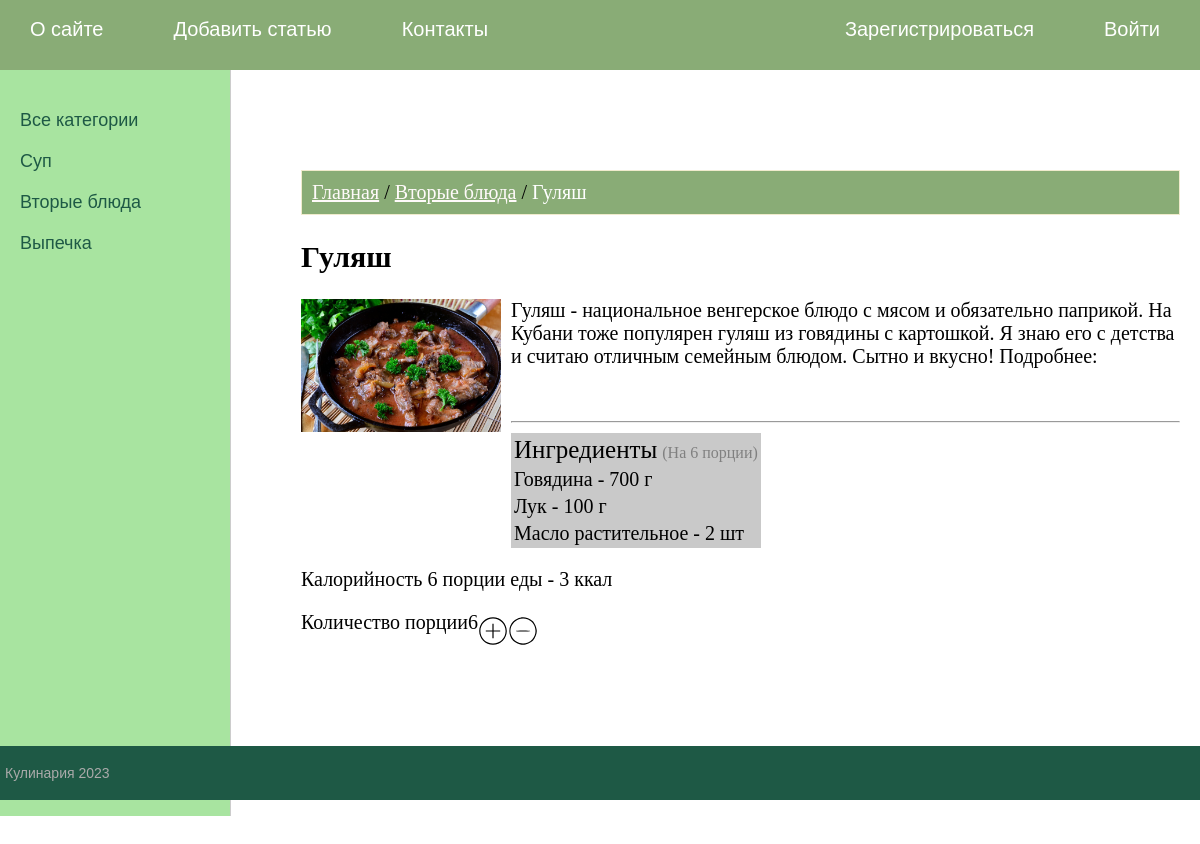
Screenshot of /post/7/ with the database file from the repository.
### foods/models.py (models this page shows, shortened)
class TimedModel(models.Model):
    time_create = models.DateTimeField(auto_now_add=True)
    time_update = models.DateTimeField(auto_now=True)
    class Meta:
        abstract = True

class Category(TimedModel):
    name = models.CharField(max_length=100, db_index=True)
    class Meta:
        db_table = "categories"
        verbose_name = "Categorie"

class Foods(TimedModel):
    title = models.CharField(max_length=255)
    content = models.TextField(blank=True)
    call = models.TextField(blank=True)
    photo = models.ImageField(upload_to="photos/%Y/%m/%d/")
    is_published = models.BooleanField(default=True)
    cat = models.ForeignKey(Category, on_delete=models.PROTECT, null=True)
    portions = models.PositiveSmallIntegerField(verbose_name="Порции", null=True)
    calories = models.PositiveIntegerField(null=True)
    class Meta:
        db_table = "foods"
        ordering = ["title"]
        verbose_name = "Food"

class FoodIngredients(TimedModel):
    mass = models.PositiveIntegerField(null=False)
    amount = models.PositiveIntegerField(null=False)
    ingredient = models.ForeignKey(Ingredients, on_delete=models.CASCADE)
    food = models.ForeignKey(Foods, on_delete=models.CASCADE)
    class Meta:
        db_table = "food_ingredients"
        verbose_name = "FoodIngredient"

class Ingredients(TimedModel):
    name = models.CharField(null=False, max_length=128, primary_key=True)
    price = models.PositiveIntegerField(null=False)
    calories = models.PositiveIntegerField(null=True)
    class Meta:
        db_table = "ingredients"
        verbose_name = "Ingredient"

### foods/views.py (the view)
# urls.py: path('post/<int:post_id>/', show_post, name='post'),
def show_post(request, post_id: int):
    food = get_object_or_404(Foods, pk=post_id)
    ingredients = FoodIngredients.objects.filter(food__id=food.pk)
    cats = Category.objects.all()
    calories = 0
    for ing in ingredients:
        calories += ing.ingredient.calories
    context = {'food': food, 'ingredients': ingredients, 'category': food.cat, 'calories': calories, 'cats': cats}
    return render(request, 'foods/food.html', context=context)

### templates/foods/food.html (shortened to what this page needs)
{% extends 'base.html' %}
{% block content %}
<div>
    <div class="map">
        <a href="{% url 'home' %}" style="text-decoration-line: underline">Главная</a>
         /
        <a href="{% url 'category' category.pk %}" style="text-decoration-line: underline">{{ category.name }}</a>
         /
        <span style="color: white">{{ food.title }}</span>
    </div>
    <div class="short-description">
        <h2>{{ food.title }}</h2>
        <img src="/media/{{ food.photo }}" alt="Nothing" width="200px" height="200px" class="img-article-left">
        <p>{{ food.content }}</p>
    </div>
    <br>
    <hr>
    <table class="ingredients" style="background-color: #c9c9c9">
        <tbody>
        <tr>
            <td>
                <span style="font-size: 125%">Ингредиенты</span>
                <span style="color: gray; font-size: 80%">(На {{ food.portions }} порции)</span>
            </td>
        </tr>
        {% for ing in ingredients %}
        <tr>
            <td>
                {% if ing.mass %}
                <div>{{ ing.ingredient.name }} - <span class="product-counter">{{ ing.mass }}</span> г</div>
                {% else %}
                <div>{{ ing.ingredient.name }} - <span class="product-counter">{{ ing.amount }}</span> шт</div>
                {% endif %}
            </td>
        </tr>
        {% endfor %}
        </tbody>
    </table>
    <p> Калорийность {{ food.portions }} порции еды - {{ calories }} ккал</p>
    <div class="portions" >
        <span>Количество порции </span>
        <span class="yield-value">{{ food.portions }}</span>
        <span class="portions-adder">
            <button type="button" data-add-portion="1">
            </button>
            <button type="button" data-add-portion="-1">
            </button>
        </span>
    </div>
    {% load static %}
</div>
{% endblock %}

### templates/base.html (shortened to what this page needs)
{% load static %}
<!DOCTYPE html>
<html>
<head>
	<link type="text/css" href="{% static 'foods/css/style.css' %}" rel="stylesheet" />
</head>
<body>
<table class="table-page" border=0 cellpadding="0" cellspacing="0">
<tr><td valign=top>
{% block mainmenu %}
		<div class="header">
			<ul id="mainmenu" class="mainmenu">
				<li><a href="{% url 'about' %}">О сайте</a></li>
				<li><a href="{% url 'add_page' %}">Добавить статью</a></li>
				<li><a href="{% url 'contact' %}">Контакты</a></li>
				{% if not user.is_authenticated %}
				<li class="last"><a href="{% url 'login' %}">Войти</a></li>
				<li class="last"><a href="{% url 'signup' %}">Зарегистрироваться</a></li>
				{% else %}
				<li class="last">{{ user.username }}</li>
				<li class="last"><a href="{% url 'logout' %}">Выйти</a></li>
				{% endif %}
			</ul>
		</div>
{% endblock mainmenu %}
<table class="table-content" border=0 cellpadding="0" cellspacing="0">
{% block left_sidebar %}
	<tr>
	<td valign="top" class="left-chapters">
	<ul id="leftchapters">
{% if cat_selected == 0 %}
		<li class="selected">Все категории</li>
{% else %}
		<li><a href="{% url 'home' %}">Все категории</a></li>
{% endif %}
{% for c in cats %}
	{% if c.pk == cat_selected %}
		<li class="selected">{{c.name}}</li>
	{% else %}
		<li><a href="{% url 'category' c.id %}">{{c.name}}</a></li>
	{% endif %}
{% endfor %}
	</ul>
</td>
{% endblock %}
<td valign="top" class="content">
	<div class="content-text">
{% block content %}
{% endblock %}
	</div>
</td></tr></table>
</td></tr>
<tr><td valign=top>
	<div id="footer">
		<p>Кулинария 2023</p>
	</div>
</td></tr></table>
</body>
</html>

### static/foods/css/style.css (style rules this page uses)
html, body { font-family: sans-serif; margin: 0; padding: 0; height: 100%; width: 100%; color: #FFFAFA }
a { color: #FFFAFA; text-decoration: none; }
img { max-width: 600px; height: auto; }
img.img-article-left { max-width: 300px; max-height: 400px; height: auto; float: left; padding: 0 10px 10px 0; }
.table-page { width: 100%; height: 100%; vertical-align: top; }
.table-page tr { height: 100%; }
.header { background: #89AC76; height: 70px; }
ul.mainmenu { list-style: none; margin: 0; padding: 0; height: 60px; color: #ffffff; font-size: 20px; overflow: hidden; }
ul.mainmenu li { float: left; margin: 18px 40px 0 30px; }
ul.mainmenu li.last { float: right; }
ul.mainmenu li a { color: #ffffff; text-decoration: none; }
.table-content { width: 100%; min-height: 100%; height: 100%; }
.left-chapters { margin: 0; background: #A8E4A0; border-right: 1px solid #ccc; min-height: 100%; }
.left-chapters ul { width: 200px; min-height: 100%; margin: 0; padding: 20px 10px 10px 20px; list-style: none; font-size: 18px; }
.left-chapters ul li { margin: 20px 0 0 0; color: #FFFAF0; }
.left-chapters ul li a { color: #1E5945; text-decoration: none; }
.content { padding: 40px 20px 20px 40px; width: 100%; box-sizing: border-box; }
.content-text { margin: 60px 0 0 30px; color: #000; font-size: 20px; font-family: Yandex Sans Display Light; }
#footer { box-sizing: border-box; background: #1E5945; padding: 5px; color: #aaa; font-size: 14px; text-align: left; overflow: hidden; }
.img-article-left { height: 300px }
.short-description { display: inline; }
button[data-add-portion] { display: flex; border-radius: 50%; width: 30px; height: 30px; justify-content: center; align-items: center; padding: 0; overflow: hidden; margin: 0px; position: relative; border: 0 none; background: none; position: relative; top: 5px; }
.portions { display: flex; }
.portions-adder { display: flex; vertical-margin: 0px; }
.map { background-color: #89AC76; padding: 10px; border: solid 1px #f0ebcd }

### rows the page displays
Category: name "Суп"
Category: name "Вторые блюда"
Category: name "Выпечка"
Foods: title "Гуляш", photo (picture), content "Гуляш - национальное венгерское блюдо с мясом и обязательно паприкой. На Кубани тоже популярен гуляш из говядины с картошкой. Я знаю его с детства и считаю отличным семейным блюдом. Сытно и вкусно! Подробнее:", portions "6"
FoodIngredients: ingredient.name "Говядина", mass "700"
FoodIngredients: ingredient.name "Лук", mass "100"
FoodIngredients: ingredient.name "Масло растительное", amount "2"

### other values shown
{{ calories }} "3"
